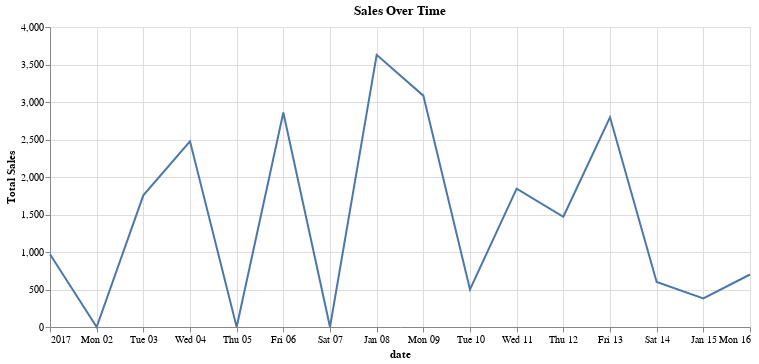

Here is the notebook cell this chart was saved with:
### Code cell
dailySales = df_2017[df_2017["order_region"]=="Northern America"].copy().reset_index()
dailySales = dailySales.groupby(pd.Grouper(key="order_date", freq="D")).agg({"sales": "sum"}).reset_index()
dailySales["sales"] = dailySales["sales"].round()
# dailySales.rename(columns={"order_date": "date"}, inplace=True)
dailySales["order_date"] = pd.to_datetime(dailySales["order_date"]).dt.strftime("%Y-%m-%d")

dailySalesChart = alt.Chart(dailySales).mark_line().encode(
    x=alt.X("order_date:T", title="date"),
    y=alt.Y("sales:Q", title="Total Sales"),
).properties(
    title="Sales Over Time",
    width=700,
    height=300
)

dailySalesChart

### Figure 1 — Vega-Lite specification as saved in the notebook (floating-point values rounded to 4 significant figures)
{"config": {"view": {"continuousWidth": 400, "continuousHeight": 300}}, "data": {"name": "data-80035db571ceab1ecc0ac32c1fc3058c"}, "mark": "line", "encoding": {"x": {"field": "order_date", "title": "date", "type": "temporal"}, "y": {"field": "sales", "title": "Total Sales", "type": "quantitative"}}, "height": 300, "title": "Sales Over Time", "width": 700, "$schema": "https://vega.github.io/schema/vega-lite/v4.17.0.json", "datasets": {"data-80035db571ceab1ecc0ac32c1fc3058c": [{"order_date": "2017-01-01", "sales": 970.0}, {"order_date": "2017-01-02", "sales": 0.0}, {"order_date": "2017-01-03", "sales": 1755.0}, {"order_date": "2017-01-04", "sales": 2475.0}, {"order_date": "2017-01-05", "sales": 0.0}, {"order_date": "2017-01-06", "sales": 2860.0}, {"order_date": "2017-01-07", "sales": 0.0}, {"order_date": "2017-01-08", "sales": 3629.0}, {"order_date": "2017-01-09", "sales": 3085.0}, {"order_date": "2017-01-10", "sales": 500.0}, {"order_date": "2017-01-11", "sales": 1845.0}, {"order_date": "2017-01-12", "sales": 1470.0}, {"order_date": "2017-01-13", "sales": 2796.0}, {"order_date": "2017-01-14", "sales": 600.0}, {"order_date": "2017-01-15", "sales": 380.0}, {"order_date": "2017-01-16", "sales": 700.0}]}}
